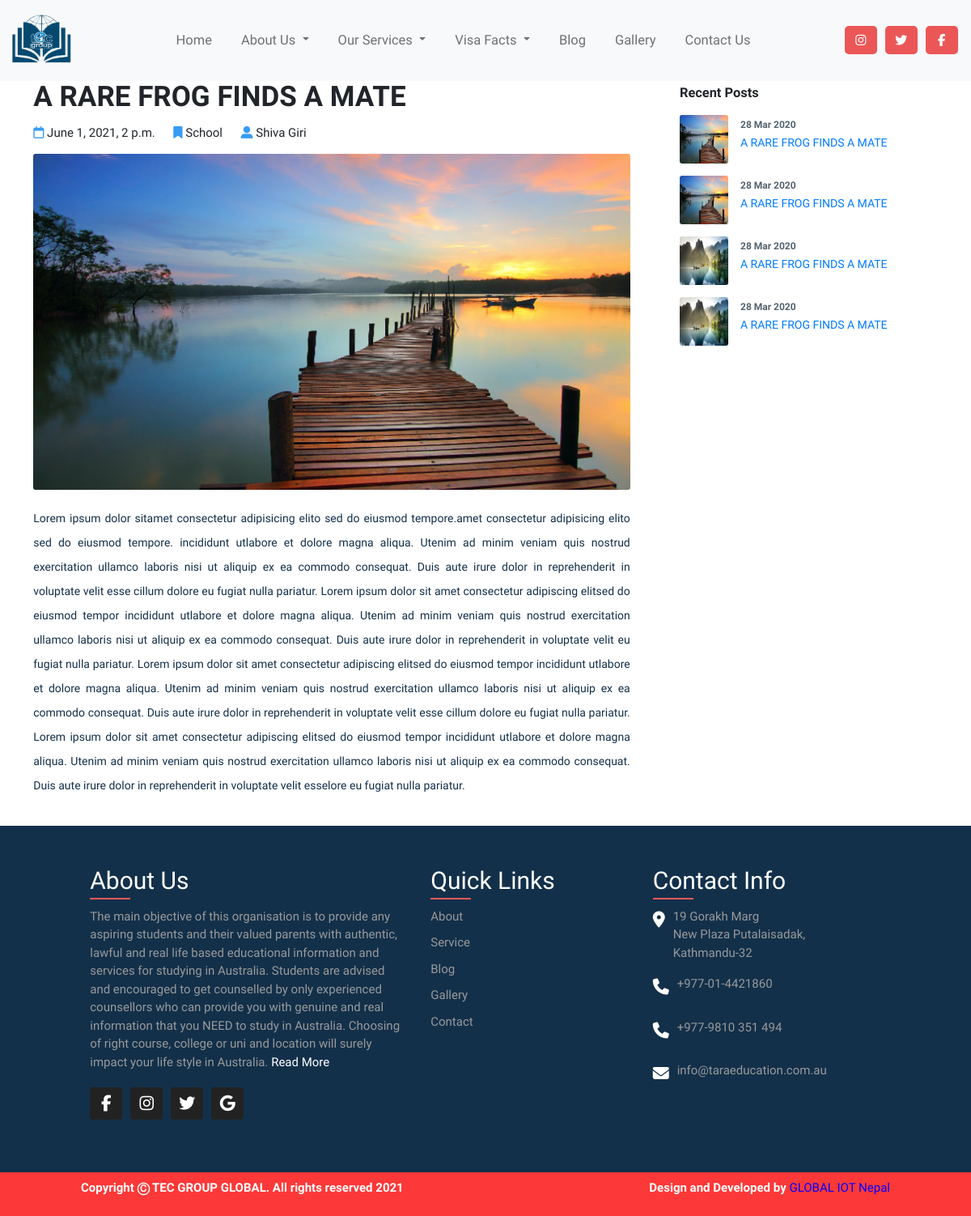
The page /blog/1 on the database its author committed.
### indexblog/models.py (models this page shows, shortened)
class Blog(models.Model):
    blog_title = models.CharField(max_length=700)
    blog_tag = models.CharField(max_length=400)
    blog_image = models.ImageField(
        upload_to='photos/%Y/%m/%d', blank=False, max_length=500)
    author = models.CharField(max_length=200)
    blog_describe = models.TextField(blank=False)
    is_published = models.BooleanField(default=True)
    list_date = models.DateTimeField(default=datetime.now, blank=True)

### indexblog/views.py (the view)
# urls.py: path('blog/', include('indexblog.urls')),
def blog(request, blog_id):
    blogdetails = get_object_or_404(Blog, pk=blog_id)
    blogs = Blog.objects.all()
    context = {
        'blogdetails': blogdetails,
        'blogs': blogs
    }
    return render(request, 'pages/bloginside.html', context)

### pages/context_processors.py (called while the page is built)
def message_context_processor(request):
    message = Message.objects.all()
    visas = VisaDetail.objects.all()
    service = Service.objects.all()
    context = {
        "message": message,
        "visas": visas,
        "service": service
    }
    return context

### templates/pages/bloginside.html (shortened to what this page needs)
{% extends 'base.html' %} {% load static %} {% block css %}
<link rel="stylesheet" href="{% static 'css/blogDetail.css' %}" />
{% endblock %} {% block content %}
<section class="blogDetail">
    <div class="container">
      <div class="row blog">
        <div class="blog-detail-left col-md-8">
          <div id="content3" class="blogDetailContent">
            <div class="blogDetail">
              <h3>{{blogdetails.blog_title}}</h3>
              <div class="blog-span d-flex justify-content-start gap-4">
                <div class="blog-releaseDate">
                  <i class="far fa-calendar" aria-hidden="true"></i>
                  <span>{{blogdetails.list_date}}</span>
                </div>
                <div class="blog-categories">
                  <i class="fas fa-bookmark" aria-hidden="true"></i>
                  <span>{{blogdetails.blog_tag}}</span>
                </div>
                <div class="blog-categories">
                    <i class="fas fa-user-alt" aria-hidden="true"></i>
                    <span>{{blogdetails.author}}</span>
                </div>
              </div>
              <img class="w-100" src="{{blogdetails.blog_image.url}}" alt="{{blogdetails.blog_tag}}" />
              <p>{{blogdetails.blog_describe}}</p>
            </div>
          </div>
        </div>
        <div class="blog-detail-right col-md-4">
          <h3>Recent Posts</h3>
          {% for blog in blogs %}
          <div class="recent-posts">
            <div class="post-image">
              <img src="{{blog.blog_image.url}}" alt="..." />
            </div>
            <div class="post-info ps-3">
              <span>28 Mar 2020</span>
              <p><a href="{% url 'blogs' blog.id %}">{{blog.blog_title}}</a></p>
            </div>
          </div>
          {% endfor %}
        </div>
      </div>
    </div>
  </section>
  {% endblock %}

### AU/static/css/navFooter.css (style rules this page uses)
html, body { font-family: "Raleway"; font-size: 15px; line-height: 1.5; box-sizing: border-box; margin: 0; left: 0; top: 0; }
a { text-decoration: none; color: rgba(43, 54, 69, 0.7); font-weight: 500; }

### AU/static/css/blogDetail.css (style rules this page uses)
.blogDetailContent h3 { font-size: 35px; font-weight: 900; line-height: 50px; margin-top: 95px; text-transform: uppercase; }
.blogDetailContent img { max-width: 100%; border-radius: 3px; margin-top: 2%; }
.blogDetailContent p { text-align: justify; color: rgb(19, 48, 74); line-height: 30px; font-size: 14px; font-weight: 500; padding: 20px 0; }
.blog-detail-right h3 { font-size: 16.3833px; font-weight: 700; line-height: 30px; margin-bottom: 12px; }
.blog-span i { color: #379cf4; }
.blog-detail-right { padding: 100px 50px; }
.recent-posts { display: flex; flex-wrap: nowrap; margin-bottom: 15px; }
.recent-posts a { text-decoration: none; color: #007bff; font-size: 14px; font-weight: 500; }
.post-image img { height: 60px; max-height: 60px; max-width: 60px; height: 60px; border-radius: 3px; left: -65px; }
.post-info span { font-size: 12px; font-weight: 600; line-height: 15px; color: rgb(83, 98, 111); }

### rows shown on the page
Blog: blog_title "A RARE FROG FINDS A MATE", list_date "June 1, 2021, 2 p.m.", blog_tag "School", author "Shiva Giri", blog_image (picture), blog_describe "Lorem ipsum dolor sitamet consectetur adipisicing elito sed do eiusmod tempore.amet consectetur adipisicing elito sed do eiusmod tempore. incididunt utlabore et dolore magna aliqua. Utenim ad minim veniam quis nostrud exercitation ullamco laboris nisi ut aliquip ex ea commodo consequat. Duis aute irure dolor in reprehenderit in voluptate velit esse cillum dolore eu fugiat nulla pariatur. Lorem ipsum dolor sit amet consectetur adipiscing elitsed do eiusmod tempor incididunt utlabore et dolore magna aliqua. Utenim ad minim veniam quis nostrud exercitation ullamco laboris nisi ut aliquip ex ea commodo consequat. Duis aute irure dolor in reprehenderit in voluptate velit eu fugiat nulla…"
Blog: blog_image (picture), blog_title "A RARE FROG FINDS A MATE"
Blog: blog_image (picture), blog_title "A RARE FROG FINDS A MATE"
Blog: blog_image (picture), blog_title "A RARE FROG FINDS A MATE"
